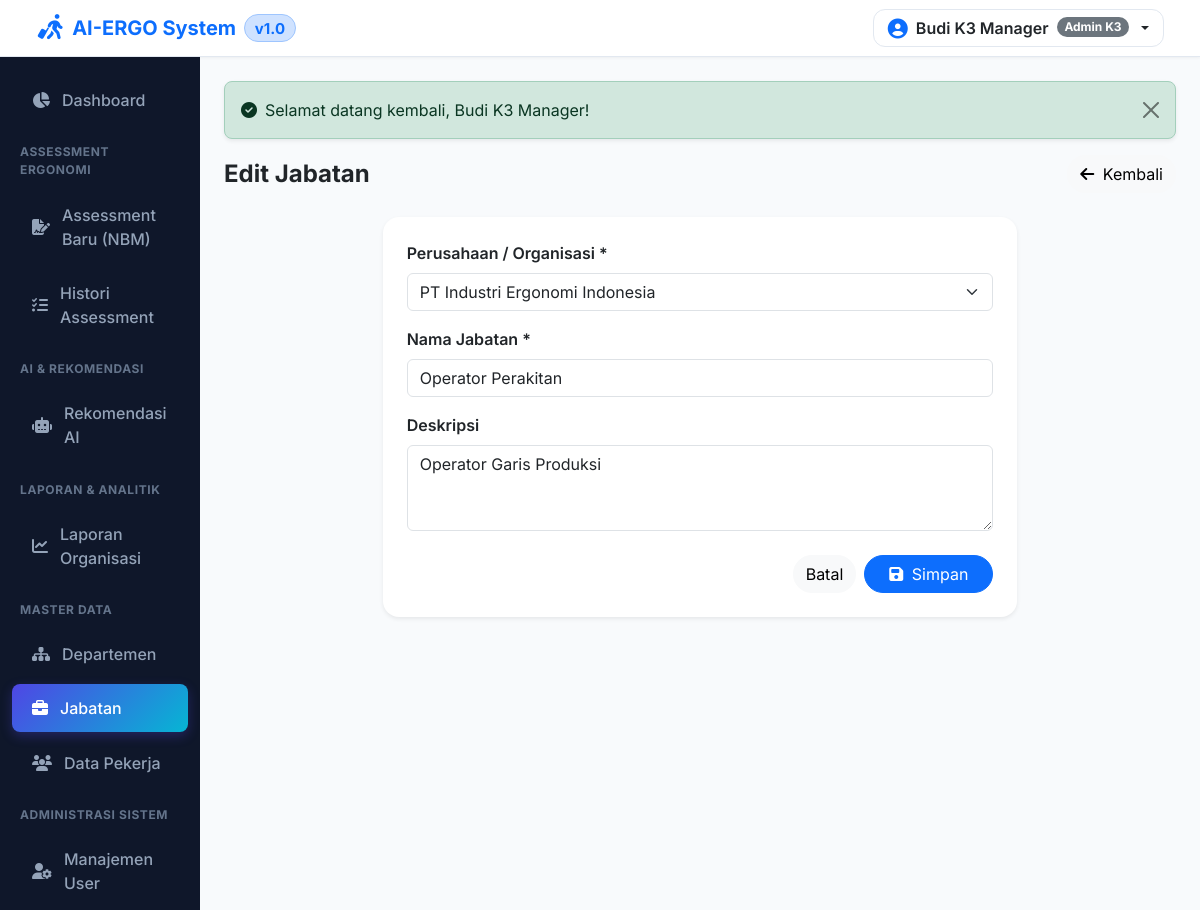
The page /positions/edit/2 (signed in) on the database its author committed.
### tables this page shows
CREATE TABLE IF NOT EXISTS `settings` (
  `id` BIGINT UNSIGNED AUTO_INCREMENT PRIMARY KEY,
  `setting_group` VARCHAR(50) NOT NULL DEFAULT 'general',
  `setting_key` VARCHAR(100) NOT NULL UNIQUE,
  `setting_value` LONGTEXT NULL,
  `description` TEXT NULL
);

CREATE TABLE IF NOT EXISTS `positions` (
  `id` BIGINT UNSIGNED AUTO_INCREMENT PRIMARY KEY,
  `company_id` BIGINT UNSIGNED NOT NULL,
  `name` VARCHAR(255) NOT NULL,
  `description` TEXT NULL,
  `created_at` TIMESTAMP DEFAULT CURRENT_TIMESTAMP,
  `updated_at` TIMESTAMP DEFAULT CURRENT_TIMESTAMP ON UPDATE CURRENT_TIMESTAMP,
  FOREIGN KEY (`company_id`) REFERENCES `companies` (`id`) ON DELETE CASCADE
);

CREATE TABLE IF NOT EXISTS `companies` (
  `id` BIGINT UNSIGNED AUTO_INCREMENT PRIMARY KEY,
  `name` VARCHAR(255) NOT NULL,
  `address` TEXT NULL,
  `phone` VARCHAR(50) NULL,
  `email` VARCHAR(100) NULL,
  `logo` VARCHAR(255) NULL,
  `status` ENUM('active', 'inactive') DEFAULT 'active',
  `created_at` TIMESTAMP DEFAULT CURRENT_TIMESTAMP,
  `updated_at` TIMESTAMP DEFAULT CURRENT_TIMESTAMP ON UPDATE CURRENT_TIMESTAMP
);

### core/App.php (called while the page is built, shortened)
<?php
class App {
    public function __construct() {
        require_once __DIR__ . '/../app/Helpers/Functions.php';
        spl_autoload_register(function ($class) {
            $prefixCore = 'Core\\';
            $prefixApp = 'App\\';
            if (strpos($class, $prefixCore) === 0) {
                $relativeClass = substr($class, strlen($prefixCore));
                $file = __DIR__ . '/' . str_replace('\\', '/', $relativeClass) . '.php';
                if (file_exists($file)) {
                    return;
                }
            }
            if (strpos($class, $prefixApp) === 0) {
                $relativeClass = substr($class, strlen($prefixApp));
                $file = __DIR__ . '/../app/' . str_replace('\\', '/', $relativeClass) . '.php';
                if (file_exists($file)) {
                    return;
                }
            }
        });
    }
    public function run(): void {
        Router::dispatch($_SERVER['REQUEST_URI'], $_SERVER['REQUEST_METHOD']);
    }
}

### app/Controllers/PositionController.php (called while the page is built, shortened)
<?php
class PositionController extends Controller {
    public function edit($id) {
        $posModel = new Position();
        $position = $posModel->find($id);
        $companyModel = new Company();
        $companies = $companyModel->all();
        $this->view('positions/form', ['position' => $position, 'companies' => $companies, 'title' => 'Edit Jabatan']);
    }
}

### public/index.php (called while the page is built)
<?php
require_once __DIR__ . '/../core/App.php';
$app = new Core\App();
$app->run();

### app/Helpers/Functions.php (called while the page is built, shortened)
<?php
if (!function_exists('get_setting')) {
    function get_setting($key, $default = '') {
        static $settingsMap = null;
        if ($settingsMap === null) {
            try {
                $settingModel = new \App\Models\Setting();
                $settingsMap = $settingModel->getAllAsKeyValue();
            } catch (\Exception $e) {
                $settingsMap = [];
            }
        }
        return $settingsMap[$key] ?? $default;
    }
}
if (!function_exists('base_url')) {
    function base_url($path = '') {
        static $detectedBase = null;
        if ($detectedBase === null) {
            if (isset($_SERVER['HTTP_HOST'])) {
                $scheme = (isset($_SERVER['HTTPS']) && $_SERVER['HTTPS'] === 'on') ? 'https' : 'http';
                $scriptDir = str_replace('\\', '/', dirname($_SERVER['SCRIPT_NAME'] ?? ''));
                $baseDir = preg_replace('#/public$#i', '', $scriptDir);
                $detectedBase = $scheme . '://' . $_SERVER['HTTP_HOST'] . rtrim($baseDir, '/');
            } else {
                $detectedBase = config('app.url', 'http://localhost/ergonomi');
            }
        }
        return rtrim($detectedBase, '/') . '/' . ltrim($path, '/');
    }
}
if (!function_exists('assets')) {
    function assets($path = '') {
        static $detectedAssetsBase = null;
        if ($detectedAssetsBase === null) {
            if (isset($_SERVER['HTTP_HOST'])) {
                $scheme = (isset($_SERVER['HTTPS']) && $_SERVER['HTTPS'] === 'on') ? 'https' : 'http';
                $scriptDir = str_replace('\\', '/', dirname($_SERVER['SCRIPT_NAME'] ?? ''));
                if (preg_match('#/public$#i', $scriptDir)) {
                    $detectedAssetsBase = $scheme . '://' . $_SERVER['HTTP_HOST'] . rtrim($scriptDir, '/') . '/assets/';
                } else {
                    $detectedAssetsBase = $scheme . '://' . $_SERVER['HTTP_HOST'] . rtrim($scriptDir, '/') . '/public/assets/';
                }
            } else {
                $detectedAssetsBase = base_url('public/assets/');
            }
        }
        return rtrim($detectedAssetsBase, '/') . '/' . ltrim($path, '/');
    }
}
if (!function_exists('upload_exists')) {
    function upload_exists($path = '') {
        if (empty($path)) return false;
        $fullPath = __DIR__ . '/../../public/' . ltrim($path, '/');
        return file_exists($fullPath);
    }
}
if (!function_exists('sanitize')) {
    function sanitize($data) {
        return htmlspecialchars(trim((string)$data), ENT_QUOTES, 'UTF-8');
    }
}
if (!function_exists('auth_user')) {
    function auth_user() {
        return $_SESSION['user'] ?? null;
    }
}
if (!function_exists('is_logged_in')) {
    function is_logged_in() {
        return auth_user() !== null;
    }
}

### core/Database.php (called while the page is built, shortened)
<?php
class Database {
    private static ?PDO $instance = null;
    public static function getInstance(): PDO {
        if (self::$instance === null) {
            $config = require __DIR__ . '/../config/database.php';
            $dsn = "mysql:host={$config['host']};port={$config['port']};dbname={$config['dbname']};charset={$config['charset']}";
            try {
                self::$instance = new PDO($dsn, $config['username'], $config['password'], $config['options']);
            } catch (PDOException $e) {
                try {
                    $dsnNoDb = "mysql:host={$config['host']};port={$config['port']};charset={$config['charset']}";
                    $pdo = new PDO($dsnNoDb, $config['username'], $config['password'], $config['options']);
                    $pdo->exec("CREATE DATABASE IF NOT EXISTS `" . $config['dbname'] . "` DEFAULT CHARACTER SET utf8mb4 COLLATE utf8mb4_unicode_ci");
                    $pdo->exec("USE `" . $config['dbname'] . "`");
                    $sqlFile = __DIR__ . '/../database.sql';
                    if (file_exists($sqlFile)) {
                        $sql = file_get_contents($sqlFile);
                        $pdo->exec($sql);
                    }
                    self::$instance = $pdo;
                } catch (PDOException $ex) {
                    die("Database connection error: " . $ex->getMessage());
                }
            }
        }
        return self::$instance;
    }
}

### core/Model.php (called while the page is built, shortened)
<?php
abstract class Model {
    protected PDO $db;
    protected string $table;
    protected string $primaryKey = 'id';
    public function __construct() {
        $this->db = Database::getInstance();
    }
    public function all(): array {
        $stmt = $this->db->query("SELECT * FROM {$this->table} ORDER BY {$this->primaryKey} DESC");
        return $stmt->fetchAll();
    }
    public function find($id): ?array {
        $stmt = $this->db->prepare("SELECT * FROM {$this->table} WHERE {$this->primaryKey} = :id LIMIT 1");
        $stmt->execute(['id' => $id]);
        $result = $stmt->fetch();
        return $result ?: null;
    }
}

### app/Models/Setting.php (called while the page is built, shortened)
<?php
class Setting extends Model {
    public function getAllAsKeyValue(): array {
        $all = $this->all();
        $map = [];
        foreach ($all as $item) {
            $map[$item['setting_key']] = $item['setting_value'];
        }
        return $map;
    }
}

### config/database.php (called while the page is built)
<?php
return [
    'host' => '127.0.0.1',
    'port' => 3306,
    'dbname' => 'ai_ergo',
    'username' => 'root',
    'password' => '',
    'charset' => 'utf8mb4',
    'options' => [
        PDO::ATTR_ERRMODE => PDO::ERRMODE_EXCEPTION,
        PDO::ATTR_DEFAULT_FETCH_MODE => PDO::FETCH_ASSOC,
        PDO::ATTR_EMULATE_PREPARES => false,
    ],
];

### resources/views/positions/form.php (the view, shortened to what this page needs)
<div class="d-flex flex-column flex-sm-row justify-content-between align-items-start align-items-sm-center gap-3 mb-4">
    <h4 class="fw-bold text-dark mb-0"><?= sanitize($title) ?></h4>
    <a href="<?= base_url('positions') ?>" class="btn btn-light rounded-pill btn-mobile-full"><i class="fa-solid fa-arrow-left me-1"></i> Kembali</a>
</div>
<div class="card border-0 shadow-sm rounded-4 col-lg-8 mx-auto">
    <div class="card-body p-4">
        <form action="" method="POST">
            <div class="mb-3">
                <label class="form-label fw-semibold text-dark">Perusahaan / Organisasi *</label>
                <select name="company_id" class="form-select" required>
                    <?php foreach ($companies as $c): ?>
                        <option value="<?= $c['id'] ?>" <?= ($position['company_id'] ?? '') == $c['id'] ? 'selected' : '' ?>>
                            <?= sanitize($c['name']) ?>
                        </option>
                    <?php endforeach; ?>
                </select>
            </div>
            <div class="mb-3">
                <label class="form-label fw-semibold text-dark">Nama Jabatan *</label>
                <input type="text" name="name" class="form-control" value="<?= sanitize($position['name'] ?? '') ?>" required>
            </div>
            <div class="mb-4">
                <label class="form-label fw-semibold text-dark">Deskripsi</label>
                <textarea name="description" class="form-control" rows="3"><?= sanitize($position['description'] ?? '') ?></textarea>
            </div>
            <div class="d-flex flex-column-reverse flex-sm-row justify-content-end gap-2">
                <a href="<?= base_url('positions') ?>" class="btn btn-light rounded-pill btn-mobile-full">Batal</a>
                <button type="submit" class="btn btn-primary rounded-pill px-4 btn-mobile-full"><i class="fa-solid fa-floppy-disk me-1"></i> Simpan</button>
            </div>
        </form>
    </div>
</div>

### core/Router.php (shortened to what this page needs)
<?php
class Router {
    private static array $routes = [];
    public static function get(string $path, array $handler): void {
        self::$routes['GET'][$path] = $handler;
    }
    public static function post(string $path, array $handler): void {
        self::$routes['POST'][$path] = $handler;
    }
    public static function dispatch(string $uri, string $method): void {
        $uri = parse_url($uri, PHP_URL_PATH);
        $scriptDir = str_replace('\\', '/', dirname($_SERVER['SCRIPT_NAME'] ?? ''));
        $baseDir = preg_replace('#/public$#i', '', $scriptDir);
        if (!empty($scriptDir) && $scriptDir !== '/' && strpos($uri, $scriptDir) === 0) {
            $uri = substr($uri, strlen($scriptDir));
        } elseif (!empty($baseDir) && $baseDir !== '/' && strpos($uri, $baseDir) === 0) {
            $uri = substr($uri, strlen($baseDir));
        }
        $uri = '/' . trim($uri, '/');
        $method = strtoupper($method);
        if (isset(self::$routes[$method])) {
            foreach (self::$routes[$method] as $routePath => $handler) {
                $pattern = preg_replace('/\{([a-zA-Z0-9_]+)\}/', '([^/]+)', $routePath);
                $pattern = "#^" . $pattern . "$#";
                if (preg_match($pattern, $uri, $matches)) {
                    array_shift($matches);
                    [$controllerClass, $action] = $handler;
                    if (class_exists($controllerClass)) {
                        $controller = new $controllerClass();
                        if (method_exists($controller, $action)) {
                            call_user_func_array([$controller, $action], $matches);
                            return;
                        }
                    }
                }
            }
        }
        exit;
    }
}

### resources/views/layouts/header.php (shortened to what this page needs)
<!DOCTYPE html>
<html lang="id">
<head>
    <?php $appFavicon = get_setting('APP_FAVICON'); ?>
    <link href="https://cdn.jsdelivr.net/npm/bootstrap@5.3.2/dist/css/bootstrap.min.css" rel="stylesheet">
    <link href="https://cdnjs.cloudflare.com/ajax/libs/font-awesome/6.4.2/css/all.min.css" rel="stylesheet">
    <link href="<?= assets('css/style.css') ?>?v=<?= time() ?>" rel="stylesheet">
</head>
<body>
<?php if (is_logged_in()): ?>
<nav class="navbar app-header sticky-top px-2 px-md-4 py-2">
    <div class="container-fluid d-flex flex-nowrap align-items-center justify-content-between">
        <div class="d-flex align-items-center gap-2">
            <a class="navbar-brand d-flex align-items-center gap-1 gap-sm-2 fw-bold text-primary mb-0 me-0" href="<?= base_url('dashboard') ?>">
                <?php $appLogo = get_setting('APP_LOGO'); ?>
                <?php if (upload_exists($appLogo)): ?>
                    <img src="<?= upload_url($appLogo) ?>" alt="Logo" style="max-height: 32px; width: auto;" class="d-inline-block align-text-top me-1">
                <?php else: ?>
                    <i class="fa-solid fa-person-walking-luggage fa-lg text-primary"></i>
                <?php endif; ?>
                <span><?= sanitize(get_setting('APP_NAME', 'AI-ERGO')) ?></span>
                <span class="badge bg-primary-subtle text-primary border border-primary-subtle rounded-pill fs-7">v1.0</span>
            </a>
        </div>
        <div class="d-flex align-items-center ms-auto">
            <div class="dropdown">
                <button class="btn dropdown-toggle d-flex align-items-center gap-2 user-profile-btn" type="button" data-bs-toggle="dropdown">
                    <i class="fa-solid fa-circle-user text-primary fa-lg"></i>
                    <span class="fw-semibold text-dark d-none d-md-inline"><?= sanitize(auth_user()['name'] ?? 'User') ?></span>
                    <span class="badge bg-secondary rounded-pill d-none d-md-inline"><?= sanitize(auth_user()['roles'][0] ?? 'User') ?></span>
                </button>
            </div>
        </div>
    </div>
</nav>
<div class="container-fluid">
    <div class="row">
<?php endif; ?>

### public/assets/css/style.css (style rules this page uses)
:root { --primary-color: #4f46e5; --primary-hover: #4338ca; --secondary-color: #06b6d4; --dark-sidebar: #0f172a; --dark-sidebar-hover: #1e293b; --bg-light: #f8fafc; --text-main: #1e293b; --text-muted: #64748b; --risk-low: #10b981; --risk-medium: #f59e0b; --risk-high: #f97316; --risk-very-high: #ef4444; }
body { font-family: 'Inter', system-ui, -apple-system, sans-serif; background-color: var(--bg-light); color: var(--text-main); margin: 0; padding: 0; }
.app-header { background: #ffffff; border-bottom: 1px solid #e2e8f0; box-shadow: 0 1px 3px rgba(0,0,0,0.05); }
.user-profile-btn { border-radius: 0.75rem !important; padding: 0.35rem 0.85rem !important; border: 1px solid #e2e8f0 !important; background-color: #ffffff !important; transition: all 0.2s ease !important; }

### rows shown on the page
settings: setting_key "AI-ERGO System"
positions: company_id "PT Industri Ergonomi Indonesia", name "Operator Perakitan", description "Operator Garis Produksi"

### other values the page prints
$msg['message'] "Selamat datang kembali, Budi K3 Manager!"
